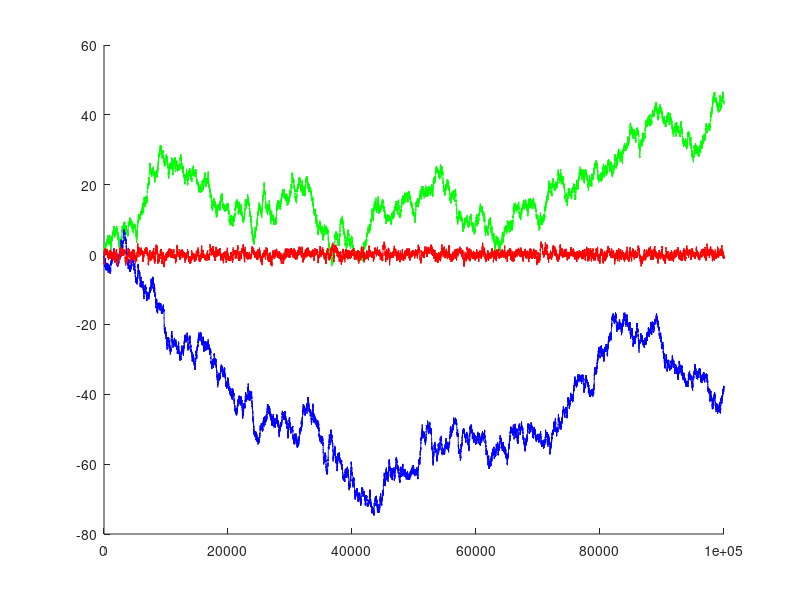

Recreate this plot in MATLAB.
clear all
clc
%randn('state',100)
numRuns = 1;
Tmax = 1000; dt = 0.01;
T = linspace(0,Tmax,Tmax/dt);
dWX = sqrt(dt)*randn(numRuns,length(T)); % vectorise for speed
dWY = sqrt(dt)*randn(numRuns,length(T));
dWEta = sqrt(dt)*randn(numRuns,length(T));
X = zeros(numRuns,length(T)); % initialise for speed
Y = zeros(numRuns, length(T));
eta = zeros(numRuns, length(T));
x0 = 1.0;
y0 = 1.0;
kappa = 1;
omega = 1;
alpha = 1.0;

% all schemes currently explicit method, could adapt eta and y to implicit
% EM or Milstein easily as they are linear
for i = 1:numRuns
    X_j = x0;
    X(i,1) = X_j;
    Y_j = y0;
    Y(i,1) = Y_j;
    eta_j = randn();
    eta(i,1) = eta_j
    for j = 2:length(T)
       incY =  sqrt(2.0*kappa)*dWY(i,j);
       Y_j = Y_j + sin(X_j)*eta_j*dt + incY;
       Y(i,j) = Y_j;
       incX = sqrt(2.0*kappa)*dWX(i,j);
       X_j = X_j + incX;
       X(i,j) = X_j;
       incEta = sqrt(2.0*alpha)*dWEta(i,j);
       eta_j = eta_j - alpha*eta_j*dt + incEta;
       eta(i,j) = eta_j;
    end
end

hold on
for i = 1:numRuns
   plot(X(i,:), 'Color', 'green')
   plot(Y(i,:), 'Color', 'blue')
   plot(eta(i,:), 'Color', 'red')
end
hold off